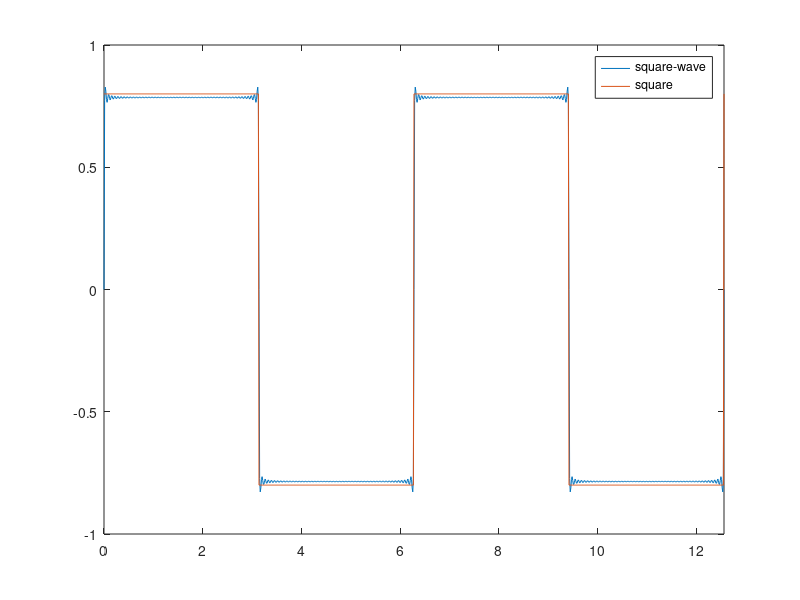

Here is the MATLAB script that generated this plot:
t = linspace(0, 4*pi, 1001);
n = 200;
for t1 = 1 : length(t)
t2= t(t1);
k = 1 : n;
a = sin(t2* (2*k-1));
b = 2 * k - 1;
theSum(t1) = sum(a ./ b);
end
plot(t,theSum);
hold on;
f=0.8*square(t);
plot(t,f);
axis([0 4*pi -1 1]);
legend('square-wave','square');